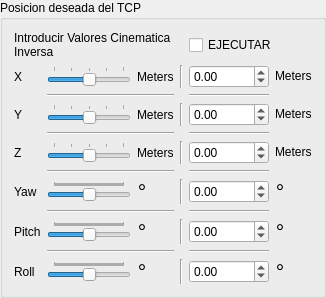
                 <widget class="QGroupBox" name="groupBox">
                  <property name="title">
                   <string>Posicion deseada del TCP</string>
                  </property>
                  <layout class="QGridLayout" name="gridLayout_14">
                   <item row="7" column="0">
                    <widget class="QLabel" name="label_16">
                     <property name="text">
                      <string>Yaw</string>
                     </property>
                    </widget>
                   </item>
                   <item row="7" column="2">
                    <widget class="QLabel" name="label_35">
                     <property name="font">
                      <font>
                       <pointsize>16</pointsize>
                       <italic>true</italic>
                      </font>
                     </property>
                     <property name="text">
                      <string>°</string>
                     </property>
                    </widget>
                   </item>
                   <item row="1" column="4">
                    <widget class="QDoubleSpinBox" name="xBox">
                     <property name="minimumSize">
                      <size>
                       <width>80</width>
                       <height>0</height>
                      </size>
                     </property>
                     <property name="maximumSize">
                      <size>
                       <width>40</width>
                       <height>16777215</height>
                      </size>
                     </property>
                     <property name="toolTip">
                      <string>Para Mayor Precision</string>
                     </property>
                     <property name="decimals">
                      <number>2</number>
                     </property>
                     <property name="minimum">
                      <double>-10.000000000000000</double>
                     </property>
                     <property name="maximum">
                      <double>10.000000000000000</double>
                     </property>
                     <property name="singleStep">
                      <double>0.100000000000000</double>
                     </property>
                    </widget>
                   </item>
                   <item row="5" column="3">
                    <widget class="Line" name="line_24">
                     <property name="orientation">
                      <enum>Qt::Vertical</enum>
                     </property>
                    </widget>
                   </item>
                   <item row="11" column="2">
                    <widget class="QLabel" name="label_37">
                     <property name="font">
                      <font>
                       <pointsize>16</pointsize>
                       <italic>true</italic>
                      </font>
                     </property>
                     <property name="text">
                      <string>°</string>
                     </property>
                    </widget>
                   </item>
                   <item row="4" column="4">
                    <widget class="Line" name="line_31">
                     <property name="orientation">
                      <enum>Qt::Horizontal</enum>
                     </property>
                    </widget>
                   </item>
                   <item row="3" column="4">
                    <widget class="QDoubleSpinBox" name="yBox">
                     <property name="minimumSize">
                      <size>
                       <width>80</width>
                       <height>0</height>
                      </size>
                     </property>
                     <property name="maximumSize">
                      <size>
                       <width>40</width>
                       <height>16777215</height>
                      </size>
                     </property>
                     <property name="toolTip">
                      <string>Para Mayor Precision</string>
                     </property>
                     <property name="decimals">
                      <number>2</number>
                     </property>
                     <property name="minimum">
                      <double>-10.000000000000000</double>
                     </property>
                     <property name="maximum">
                      <double>10.000000000000000</double>
                     </property>
                     <property name="singleStep">
                      <double>0.100000000000000</double>
                     </property>
                    </widget>
                   </item>
                   <item row="6" column="1" colspan="2">
                    <widget class="Line" name="line_32">
                     <property name="orientation">
                      <enum>Qt::Horizontal</enum>
                     </property>
                    </widget>
                   </item>
                   <item row="9" column="3">
                    <widget class="Line" name="line_26">
                     <property name="orientation">
                      <enum>Qt::Vertical</enum>
                     </property>
                    </widget>
                   </item>
                   <item row="5" column="1">
                    <widget class="QSlider" name="zSlider">
                     <property name="toolTip">
                      <string>Menos Precision</string>
                     </property>
                     <property name="minimum">
                      <number>-10</number>
                     </property>
                     <property name="maximum">
                      <number>10</number>
                     </property>
                     <property name="singleStep">
                      <number>1</number>
                     </property>
                     <property name="orientation">
                      <enum>Qt::Horizontal</enum>
                     </property>
                     <property name="invertedAppearance">
                      <bool>false</bool>
                     </property>
                     <property name="tickPosition">
                      <enum>QSlider::TicksAbove</enum>
                     </property>
                     <property name="tickInterval">
                      <number>5</number>
                     </property>
                    </widget>
                   </item>
                   <item row="1" column="1">
                    <widget class="QSlider" name="xSlider">
                     <property name="toolTip">
                      <string>Menos Precision</string>
                     </property>
                     <property name="minimum">
                      <number>-10</number>
                     </property>
                     <property name="maximum">
                      <number>10</number>
                     </property>
                     <property name="singleStep">
                      <number>1</number>
                     </property>
                     <property name="pageStep">
                      <number>0</number>
                     </property>
                     <property name="orientation">
                      <enum>Qt::Horizontal</enum>
                     </property>
                     <property name="tickPosition">
                      <enum>QSlider::TicksAbove</enum>
                     </property>
                     <property name="tickInterval">
                      <number>5</number>
                     </property>
                    </widget>
                   </item>
                   <item row="7" column="3">
                    <widget class="Line" name="line_25">
                     <property name="orientation">
                      <enum>Qt::Vertical</enum>
                     </property>
                    </widget>
                   </item>
                   <item row="11" column="5">
                    <widget class="QLabel" name="label_47">
                     <property name="font">
                      <font>
                       <pointsize>16</pointsize>
                       <italic>true</italic>
                      </font>
                     </property>
                     <property name="text">
                      <string>°</string>
                     </property>
                    </widget>
                   </item>
                   <item row="3" column="1">
                    <widget class="QSlider" name="ySlider">
                     <property name="toolTip">
                      <string>Menos Precision</string>
                     </property>
                     <property name="minimum">
                      <number>-10</number>
                     </property>
                     <property name="maximum">
                      <number>10</number>
                     </property>
                     <property name="singleStep">
                      <number>1</number>
                     </property>
                     <property name="orientation">
                      <enum>Qt::Horizontal</enum>
                     </property>
                     <property name="tickPosition">
                      <enum>QSlider::TicksAbove</enum>
                     </property>
                     <property name="tickInterval">
                      <number>5</number>
                     </property>
                    </widget>
                   </item>
                   <item row="9" column="5">
                    <widget class="QLabel" name="label_46">
                     <property name="font">
                      <font>
                       <pointsize>16</pointsize>
                       <italic>true</italic>
                      </font>
                     </property>
                     <property name="text">
                      <string>°</string>
                     </property>
                    </widget>
                   </item>
                   <item row="2" column="4">
                    <widget class="Line" name="line_29">
                     <property name="orientation">
                      <enum>Qt::Horizontal</enum>
                     </property>
                    </widget>
                   </item>
                   <item row="1" column="2">
                    <widget class="QLabel" name="label_32">
                     <property name="text">
                      <string>Meters</string>
                     </property>
                    </widget>
                   </item>
                   <item row="8" column="4">
                    <widget class="Line" name="line_35">
                     <property name="orientation">
                      <enum>Qt::Horizontal</enum>
                     </property>
                    </widget>
                   </item>
                   <item row="11" column="1">
                    <widget class="QSlider" name="rollSlider">
                     <property name="toolTip">
                      <string>Menos Precision</string>
                     </property>
                     <property name="minimum">
                      <number>-180</number>
                     </property>
                     <property name="maximum">
                      <number>180</number>
                     </property>
                     <property name="singleStep">
                      <number>5</number>
                     </property>
                     <property name="pageStep">
                      <number>5</number>
                     </property>
                     <property name="orientation">
                      <enum>Qt::Horizontal</enum>
                     </property>
                     <property name="tickPosition">
                      <enum>QSlider::TicksAbove</enum>
                     </property>
                     <property name="tickInterval">
                      <number>5</number>
                     </property>
                    </widget>
                   </item>
                   <item row="9" column="4">
                    <widget class="QDoubleSpinBox" name="pitchBox">
                     <property name="minimumSize">
                      <size>
                       <width>80</width>
                       <height>0</height>
                      </size>
                     </property>
                     <property name="maximumSize">
                      <size>
                       <width>40</width>
                       <height>16777215</height>
                      </size>
                     </property>
                     <property name="toolTip">
                      <string>Para Mayor Precision</string>
                     </property>
                     <property name="decimals">
                      <number>2</number>
                     </property>
                     <property name="minimum">
                      <double>-180.000000000000000</double>
                     </property>
                     <property name="maximum">
                      <double>180.000000000000000</double>
                     </property>
                     <property name="singleStep">
                      <double>0.100000000000000</double>
                     </property>
                    </widget>
                   </item>
                   <item row="5" column="2">
                    <widget class="QLabel" name="label_34">
                     <property name="text">
                      <string>Meters</string>
                     </property>
                    </widget>
                   </item>
                   <item row="7" column="4">
                    <widget class="QDoubleSpinBox" name="yawBox">
                     <property name="minimumSize">
                      <size>
                       <width>80</width>
                       <height>0</height>
                      </size>
                     </property>
                     <property name="maximumSize">
                      <size>
                       <width>40</width>
                       <height>16777215</height>
                      </size>
                     </property>
                     <property name="toolTip">
                      <string>Para Mayor Precision</string>
                     </property>
                     <property name="decimals">
                      <number>2</number>
                     </property>
                     <property name="minimum">
                      <double>-180000000.000000000000000</double>
                     </property>
                     <property name="maximum">
                      <double>180.000000000000000</double>
                     </property>
                     <property name="singleStep">
                      <double>0.100000000000000</double>
                     </property>
                     <property name="value">
                      <double>0.000000000000000</double>
                     </property>
                    </widget>
                   </item>
                   <item row="7" column="5">
                    <widget class="QLabel" name="label_45">
                     <property name="font">
                      <font>
                       <pointsize>16</pointsize>
                       <italic>true</italic>
                      </font>
                     </property>
                     <property name="text">
                      <string>°</string>
                     </property>
                    </widget>
                   </item>
                   <item row="3" column="5">
                    <widget class="QLabel" name="label_43">
                     <property name="font">
                      <font>
                       <pointsize>16</pointsize>
                       <italic>true</italic>
                      </font>
                     </property>
                     <property name="text">
                      <string>&lt;html&gt;&lt;head/&gt;&lt;body&gt;&lt;p&gt;&lt;span style=&quot; font-size:9pt; font-style:normal;&quot;&gt;Meters&lt;/span&gt;&lt;/p&gt;&lt;/body&gt;&lt;/html&gt;</string>
                     </property>
                    </widget>
                   </item>
                   <item row="10" column="1" colspan="2">
                    <widget class="Line" name="line_37">
                     <property name="orientation">
                      <enum>Qt::Horizontal</enum>
                     </property>
                    </widget>
                   </item>
                   <item row="11" column="0">
                    <widget class="QLabel" name="label_18">
                     <property name="text">
                      <string>Roll</string>
                     </property>
                    </widget>
                   </item>
                   <item row="9" column="2">
                    <widget class="QLabel" name="label_36">
                     <property name="font">
                      <font>
                       <pointsize>16</pointsize>
                       <italic>true</italic>
                      </font>
                     </property>
                     <property name="text">
                      <string>°</string>
                     </property>
                    </widget>
                   </item>
                   <item row="8" column="1" colspan="2">
                    <widget class="Line" name="line_34">
                     <property name="orientation">
                      <enum>Qt::Horizontal</enum>
                     </property>
                    </widget>
                   </item>
                   <item row="4" column="1" colspan="2">
                    <widget class="Line" name="line_30">
                     <property name="orientation">
                      <enum>Qt::Horizontal</enum>
                     </property>
                    </widget>
                   </item>
                   <item row="5" column="0">
                    <widget class="QLabel" name="label_19">
                     <property name="text">
                      <string>Z</string>
                     </property>
                    </widget>
                   </item>
                   <item row="5" column="5">
                    <widget class="QLabel" name="label_44">
                     <property name="font">
                      <font>
                       <pointsize>16</pointsize>
                       <italic>true</italic>
                      </font>
                     </property>
                     <property name="text">
                      <string>&lt;html&gt;&lt;head/&gt;&lt;body&gt;&lt;p&gt;&lt;span style=&quot; font-size:9pt; font-style:normal;&quot;&gt;Meters&lt;/span&gt;&lt;/p&gt;&lt;/body&gt;&lt;/html&gt;</string>
                     </property>
                    </widget>
                   </item>
                   <item row="11" column="4">
                    <widget class="QDoubleSpinBox" name="rollBox">
                     <property name="minimumSize">
                      <size>
                       <width>80</width>
                       <height>0</height>
                      </size>
                     </property>
                     <property name="maximumSize">
                      <size>
                       <width>40</width>
                       <height>16777215</height>
                      </size>
                     </property>
                     <property name="toolTip">
                      <string>Para Mayor Precision</string>
                     </property>
                     <property name="decimals">
                      <number>2</number>
                     </property>
                     <property name="minimum">
                      <double>-180.000000000000000</double>
                     </property>
                     <property name="maximum">
                      <double>180.000000000000000</double>
                     </property>
                     <property name="singleStep">
                      <double>0.100000000000000</double>
                     </property>
                    </widget>
                   </item>
                   <item row="9" column="0">
                    <widget class="QLabel" name="label_17">
                     <property name="text">
                      <string>Pitch</string>
                     </property>
                    </widget>
                   </item>
                   <item row="3" column="3">
                    <widget class="Line" name="line_23">
                     <property name="orientation">
                      <enum>Qt::Vertical</enum>
                     </property>
                    </widget>
                   </item>
                   <item row="2" column="1" colspan="2">
                    <widget class="Line" name="line_28">
                     <property name="orientation">
                      <enum>Qt::Horizontal</enum>
                     </property>
                    </widget>
                   </item>
                   <item row="11" column="3">
                    <widget class="Line" name="line_27">
                     <property name="orientation">
                      <enum>Qt::Vertical</enum>
                     </property>
                    </widget>
                   </item>
                   <item row="10" column="4">
                    <widget class="Line" name="line_36">
                     <property name="orientation">
                      <enum>Qt::Horizontal</enum>
                     </property>
                    </widget>
                   </item>
                   <item row="5" column="4">
                    <widget class="QDoubleSpinBox" name="zBox">
                     <property name="minimumSize">
                      <size>
                       <width>80</width>
                       <height>0</height>
                      </size>
                     </property>
                     <property name="maximumSize">
                      <size>
                       <width>40</width>
                       <height>16777215</height>
                      </size>
                     </property>
                     <property name="toolTip">
                      <string>Para Mayor Precision</string>
                     </property>
                     <property name="decimals">
                      <number>2</number>
                     </property>
                     <property name="minimum">
                      <double>-10.000000000000000</double>
                     </property>
                     <property name="maximum">
                      <double>10.000000000000000</double>
                     </property>
                     <property name="singleStep">
                      <double>0.100000000000000</double>
                     </property>
                    </widget>
                   </item>
                   <item row="0" column="0" colspan="4">
                    <widget class="QLabel" name="label_38">
                     <property name="text">
                      <string>Introducir Valores Cinematica Inversa</string>
                     </property>
                     <property name="wordWrap">
                      <bool>true</bool>
                     </property>
                    </widget>
                   </item>
                   <item row="6" column="4">
                    <widget class="Line" name="line_33">
                     <property name="orientation">
                      <enum>Qt::Horizontal</enum>
                     </property>
                    </widget>
                   </item>
                   <item row="7" column="1">
                    <widget class="QSlider" name="yawSlider">
                     <property name="toolTip">
                      <string>Menos Precision</string>
                     </property>
                     <property name="minimum">
                      <number>-180</number>
                     </property>
                     <property name="maximum">
                      <number>180</number>
                     </property>
                     <property name="singleStep">
                      <number>5</number>
                     </property>
                     <property name="pageStep">
                      <number>5</number>
                     </property>
                     <property name="orientation">
                      <enum>Qt::Horizontal</enum>
                     </property>
                     <property name="tickPosition">
                      <enum>QSlider::TicksAbove</enum>
                     </property>
                     <property name="tickInterval">
                      <number>5</number>
                     </property>
                    </widget>
                   </item>
                   <item row="3" column="2">
                    <widget class="QLabel" name="label_33">
                     <property name="text">
                      <string>Meters</string>
                     </property>
                    </widget>
                   </item>
                   <item row="1" column="0">
                    <widget class="QLabel" name="label_2">
                     <property name="text">
                      <string>X</string>
                     </property>
                    </widget>
                   </item>
                   <item row="9" column="1">
                    <widget class="QSlider" name="pitchSlider">
                     <property name="toolTip">
                      <string>Menos Precision</string>
                     </property>
                     <property name="minimum">
                      <number>-180</number>
                     </property>
                     <property name="maximum">
                      <number>180</number>
                     </property>
                     <property name="singleStep">
                      <number>5</number>
                     </property>
                     <property name="pageStep">
                      <number>5</number>
                     </property>
                     <property name="orientation">
                      <enum>Qt::Horizontal</enum>
                     </property>
                     <property name="tickPosition">
                      <enum>QSlider::TicksAbove</enum>
                     </property>
                     <property name="tickInterval">
                      <number>5</number>
                     </property>
                    </widget>
                   </item>
                   <item row="3" column="0">
                    <widget class="QLabel" name="label_4">
                     <property name="text">
                      <string>Y</string>
                     </property>
                    </widget>
                   </item>
                   <item row="1" column="5">
                    <widget class="QLabel" name="label_42">
                     <property name="text">
                      <string>&lt;html&gt;&lt;head/&gt;&lt;body&gt;&lt;p&gt;Meters&lt;/p&gt;&lt;/body&gt;&lt;/html&gt;</string>
                     </property>
                    </widget>
                   </item>
                   <item row="0" column="4" colspan="2">
                    <widget class="QCheckBox" name="checkBox">
                     <property name="text">
                      <string>EJECUTAR</string>
                     </property>
                    </widget>
                   </item>
                   <item row="1" column="3">
                    <widget class="Line" name="line_20">
                     <property name="orientation">
                      <enum>Qt::Vertical</enum>
                     </property>
                    </widget>
                   </item>
                  </layout>
                 </widget>
